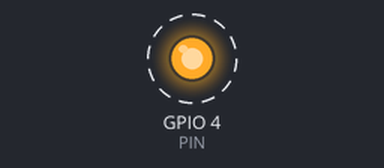
A program run on a simulated Raspberry Pi (BCM pin numbers). On the bench: output pins drawn as LEDs (lit = HIGH). Dashed ring = blinking. Sound played through the audio output is not drawn and takes no time. At 2.0 s the program stops and its outputs stay as they are.

Above: at 0.11 s.
Timing chart, 0 to 3.0 s (numbered marks = the images above):
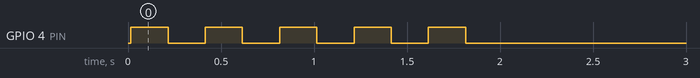

The program:

LED____5___________.py
```python
# -*- coding:utf-8 -*-

# 音声出力後、LEDランプを5回点灯させるプログラム

# ライブラリのインポート
import RPi.GPIO as GPIO
import time
import subprocess

# 音声ファイル名
wavfile = "/home/pi/first.wav"

# aplayコマンド
aplay_command = "aplay " + wavfile

# aplayコマンドの実行
subprocess.call(aplay_command, shell=True)

# GPIOピン番号
PIN = 4

# GPIOピンの初期化
GPIO.cleanup()

# GPIOピンの指定方法
GPIO.setmode(GPIO.BCM)

# GPIOの4番を出力として使用
GPIO.setup(PIN, GPIO.OUT)

# LEDランプ5回点灯
for i in range(5):
    # 点灯
    GPIO.output(PIN, GPIO.HIGH)
    time.sleep(0.2)

    # 消灯
    GPIO.output(PIN, GPIO.LOW)
    time.sleep(0.2)
```

Measured:
- by itself, GPIO 4 (PIN): alternates HIGH for 0.20 s and LOW for 0.20 s, 10 changes in all, then stays LOW
